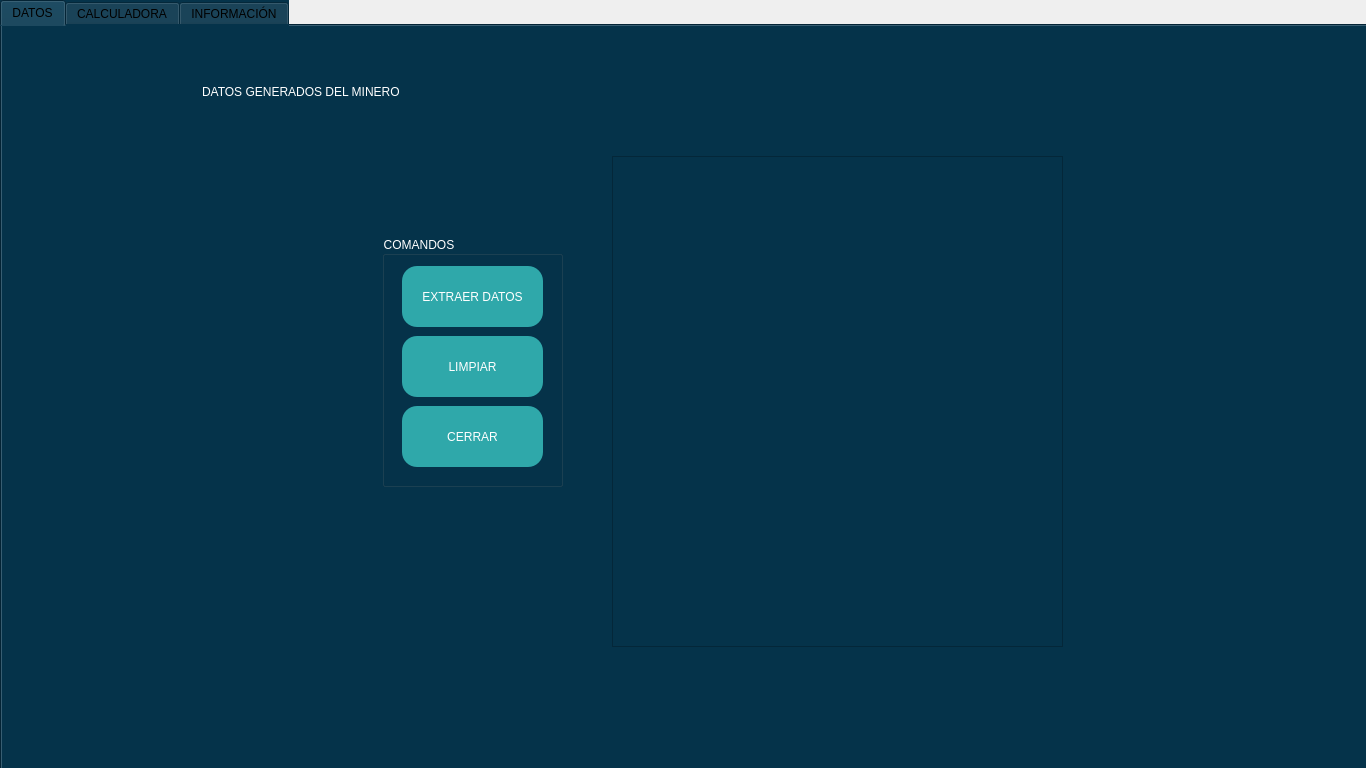
<?xml version="1.0" encoding="UTF-8"?>
<ui version="4.0">
 <class>Interfaz2</class>
 <widget class="QMainWindow" name="Interfaz2">
  <property name="geometry">
   <rect>
    <x>0</x>
    <y>0</y>
    <width>1366</width>
    <height>768</height>
   </rect>
  </property>
  <property name="minimumSize">
   <size>
    <width>1366</width>
    <height>768</height>
   </size>
  </property>
  <property name="maximumSize">
   <size>
    <width>1366</width>
    <height>768</height>
   </size>
  </property>
  <property name="windowTitle">
   <string>DURAPROFIT</string>
  </property>
  <property name="windowIcon">
   <iconset>
    <normaloff>../DURAPROFIT INVI.png</normaloff>../DURAPROFIT INVI.png</iconset>
  </property>
  <widget class="QWidget" name="centralwidget">
   <property name="minimumSize">
    <size>
     <width>1366</width>
     <height>768</height>
    </size>
   </property>
   <property name="maximumSize">
    <size>
     <width>1366</width>
     <height>768</height>
    </size>
   </property>
   <widget class="QTabWidget" name="DATOS">
    <property name="geometry">
     <rect>
      <x>0</x>
      <y>0</y>
      <width>1831</width>
      <height>881</height>
     </rect>
    </property>
    <property name="minimumSize">
     <size>
      <width>0</width>
      <height>881</height>
     </size>
    </property>
    <property name="styleSheet">
     <string notr="true">background-color:rgb(5, 51, 74);</string>
    </property>
    <property name="tabPosition">
     <enum>QTabWidget::North</enum>
    </property>
    <property name="currentIndex">
     <number>0</number>
    </property>
    <widget class="QWidget" name="Datos">
     <attribute name="title">
      <string>DATOS</string>
     </attribute>
     <widget class="QGroupBox" name="groupBox">
      <property name="geometry">
       <rect>
        <x>380</x>
        <y>210</y>
        <width>181</width>
        <height>251</height>
       </rect>
      </property>
      <property name="styleSheet">
       <string notr="true">color: white;
font: 9pt &quot;MS Shell Dlg 2&quot;;
background: none;
</string>
      </property>
      <property name="title">
       <string>COMANDOS</string>
      </property>
      <widget class="QPushButton" name="Extraer">
       <property name="geometry">
        <rect>
         <x>20</x>
         <y>30</y>
         <width>141</width>
         <height>61</height>
        </rect>
       </property>
       <property name="mouseTracking">
        <bool>false</bool>
       </property>
       <property name="styleSheet">
        <string notr="true">background:rgb(47, 168, 170); color:white;
font: 10pt &quot;MS Shell Dlg 2&quot;; border-radius: 15;</string>
       </property>
       <property name="text">
        <string>EXTRAER DATOS</string>
       </property>
      </widget>
      <widget class="QPushButton" name="Cerrar">
       <property name="geometry">
        <rect>
         <x>20</x>
         <y>170</y>
         <width>141</width>
         <height>61</height>
        </rect>
       </property>
       <property name="mouseTracking">
        <bool>false</bool>
       </property>
       <property name="styleSheet">
        <string notr="true">background:rgb(47, 168, 170); color:white;
font: 10pt &quot;MS Shell Dlg 2&quot;; border-radius: 15;</string>
       </property>
       <property name="text">
        <string>CERRAR</string>
       </property>
      </widget>
      <widget class="QPushButton" name="Limpiar">
       <property name="geometry">
        <rect>
         <x>20</x>
         <y>100</y>
         <width>141</width>
         <height>61</height>
        </rect>
       </property>
       <property name="mouseTracking">
        <bool>false</bool>
       </property>
       <property name="styleSheet">
        <string notr="true">background:rgb(47, 168, 170); color:white;
font: 10pt &quot;MS Shell Dlg 2&quot;; border-radius: 15;</string>
       </property>
       <property name="text">
        <string>LIMPIAR</string>
       </property>
      </widget>
     </widget>
     <widget class="QLabel" name="label">
      <property name="geometry">
       <rect>
        <x>200</x>
        <y>30</y>
        <width>931</width>
        <height>71</height>
       </rect>
      </property>
      <property name="styleSheet">
       <string notr="true">background: none; font: 36pt &quot;MS Shell Dlg 2&quot;;color: white;</string>
      </property>
      <property name="text">
       <string>DATOS GENERADOS DEL MINERO</string>
      </property>
     </widget>
     <widget class="QTextEdit" name="CuadroDatos">
      <property name="geometry">
       <rect>
        <x>610</x>
        <y>130</y>
        <width>451</width>
        <height>491</height>
       </rect>
      </property>
      <property name="styleSheet">
       <string notr="true">background-color: rgb(5, 51, 74);
font: 15pt &quot;MS Shell Dlg 2&quot;;
color: white;
border-color: rgb(5, 51, 74);
</string>
      </property>
     </widget>
    </widget>
    <widget class="QWidget" name="Costo">
     <property name="enabled">
      <bool>true</bool>
     </property>
     <attribute name="title">
      <string>CALCULADORA</string>
     </attribute>
     <widget class="QLabel" name="label_2">
      <property name="geometry">
       <rect>
        <x>170</x>
        <y>290</y>
        <width>231</width>
        <height>41</height>
       </rect>
      </property>
      <property name="styleSheet">
       <string notr="true">background: none; color: white;
font: 11pt &quot;MS Shell Dlg 2&quot;;</string>
      </property>
      <property name="text">
       <string>COSTO ENERGÍA EN $/kWh</string>
      </property>
     </widget>
     <widget class="QLineEdit" name="EditCostoEnergia">
      <property name="geometry">
       <rect>
        <x>410</x>
        <y>290</y>
        <width>281</width>
        <height>41</height>
       </rect>
      </property>
      <property name="styleSheet">
       <string notr="true">background-color: rgb(5, 51, 74);
font: 11pt &quot;MS Shell Dlg 2&quot;;
color: white;
border-color: rgb(5, 51, 74);

</string>
      </property>
     </widget>
     <widget class="QLabel" name="label_4">
      <property name="geometry">
       <rect>
        <x>170</x>
        <y>240</y>
        <width>231</width>
        <height>41</height>
       </rect>
      </property>
      <property name="styleSheet">
       <string notr="true">background: none; 
color: white;
font: 11pt &quot;MS Shell Dlg 2&quot;;</string>
      </property>
      <property name="text">
       <string>INVERSIÓN TOTAL EN USD</string>
      </property>
     </widget>
     <widget class="QLineEdit" name="EditInversion">
      <property name="geometry">
       <rect>
        <x>410</x>
        <y>240</y>
        <width>281</width>
        <height>41</height>
       </rect>
      </property>
      <property name="styleSheet">
       <string notr="true">background-color: rgb(5, 51, 74);
font: 11pt &quot;MS Shell Dlg 2&quot;;
color: white;
border-color: rgb(5, 51, 74);
</string>
      </property>
     </widget>
     <widget class="QPushButton" name="CalcularTiempo">
      <property name="geometry">
       <rect>
        <x>370</x>
        <y>360</y>
        <width>181</width>
        <height>61</height>
       </rect>
      </property>
      <property name="mouseTracking">
       <bool>false</bool>
      </property>
      <property name="styleSheet">
       <string notr="true">background:rgb(47, 168, 170); color:white;
font: 10pt &quot;MS Shell Dlg 2&quot;; border-radius: 15;</string>
      </property>
      <property name="text">
       <string>CALCULAR TIEMPO</string>
      </property>
     </widget>
     <widget class="QLabel" name="CuadroCostos">
      <property name="geometry">
       <rect>
        <x>710</x>
        <y>230</y>
        <width>551</width>
        <height>201</height>
       </rect>
      </property>
      <property name="styleSheet">
       <string notr="true">background: none;
font: 22pt &quot;MS Shell Dlg 2&quot;;
color: white;
</string>
      </property>
      <property name="text">
       <string/>
      </property>
     </widget>
     <widget class="QLabel" name="Titulo1">
      <property name="geometry">
       <rect>
        <x>770</x>
        <y>100</y>
        <width>621</width>
        <height>51</height>
       </rect>
      </property>
      <property name="styleSheet">
       <string notr="true">background: none;
font: 25pt &quot;MS Shell Dlg 2&quot;;
color: white;
</string>
      </property>
      <property name="text">
       <string>Tiempo necesario</string>
      </property>
     </widget>
     <widget class="QLabel" name="Titulo1_2">
      <property name="geometry">
       <rect>
        <x>770</x>
        <y>150</y>
        <width>621</width>
        <height>51</height>
       </rect>
      </property>
      <property name="styleSheet">
       <string notr="true">background: none;
font: 25pt &quot;MS Shell Dlg 2&quot;;
color: white;
</string>
      </property>
      <property name="text">
       <string>para recuperar inversión</string>
      </property>
     </widget>
     <widget class="QLabel" name="PrecioBTC">
      <property name="geometry">
       <rect>
        <x>120</x>
        <y>510</y>
        <width>201</width>
        <height>51</height>
       </rect>
      </property>
      <property name="styleSheet">
       <string notr="true">background: none;
font: 20pt &quot;MS Shell Dlg 2&quot;;
color: white;
</string>
      </property>
      <property name="text">
       <string>BITCOIN</string>
      </property>
     </widget>
     <widget class="QLabel" name="PrecioETH">
      <property name="geometry">
       <rect>
        <x>460</x>
        <y>510</y>
        <width>231</width>
        <height>51</height>
       </rect>
      </property>
      <property name="styleSheet">
       <string notr="true">background: none;
font: 20pt &quot;MS Shell Dlg 2&quot;;
color: white;
</string>
      </property>
      <property name="text">
       <string>ETHEREUM</string>
      </property>
     </widget>
     <widget class="QLabel" name="PrecioZEC">
      <property name="geometry">
       <rect>
        <x>790</x>
        <y>510</y>
        <width>171</width>
        <height>51</height>
       </rect>
      </property>
      <property name="styleSheet">
       <string notr="true">background: none;
font: 20pt &quot;MS Shell Dlg 2&quot;;
color: white;
</string>
      </property>
      <property name="text">
       <string>ZCASH</string>
      </property>
     </widget>
     <widget class="QLabel" name="PrecioXMR">
      <property name="geometry">
       <rect>
        <x>1090</x>
        <y>510</y>
        <width>221</width>
        <height>51</height>
       </rect>
      </property>
      <property name="styleSheet">
       <string notr="true">background: none;
font: 20pt &quot;MS Shell Dlg 2&quot;;
color: white;
</string>
      </property>
      <property name="text">
       <string>MONERO</string>
      </property>
     </widget>
     <widget class="QLabel" name="PrecioETC">
      <property name="geometry">
       <rect>
        <x>260</x>
        <y>610</y>
        <width>311</width>
        <height>51</height>
       </rect>
      </property>
      <property name="styleSheet">
       <string notr="true">background: none;
font: 20pt &quot;MS Shell Dlg 2&quot;;
color: white;
</string>
      </property>
      <property name="text">
       <string>ETHEREUM CLASSIC</string>
      </property>
     </widget>
     <widget class="QLabel" name="PrecioDASH">
      <property name="geometry">
       <rect>
        <x>610</x>
        <y>610</y>
        <width>151</width>
        <height>51</height>
       </rect>
      </property>
      <property name="styleSheet">
       <string notr="true">background: none;
font: 20pt &quot;MS Shell Dlg 2&quot;;
color: white;
</string>
      </property>
      <property name="text">
       <string>DASH</string>
      </property>
     </widget>
     <widget class="QLabel" name="PrecioLTC">
      <property name="geometry">
       <rect>
        <x>920</x>
        <y>610</y>
        <width>211</width>
        <height>51</height>
       </rect>
      </property>
      <property name="styleSheet">
       <string notr="true">background: none;
font: 20pt &quot;MS Shell Dlg 2&quot;;
color: white;
</string>
      </property>
      <property name="text">
       <string>LITECOIN</string>
      </property>
     </widget>
     <widget class="QLabel" name="PrecioBTCimg">
      <property name="geometry">
       <rect>
        <x>70</x>
        <y>520</y>
        <width>41</width>
        <height>41</height>
       </rect>
      </property>
      <property name="styleSheet">
       <string notr="true">background: none;
font: 20pt &quot;MS Shell Dlg 2&quot;;
color: white;
</string>
      </property>
      <property name="text">
       <string/>
      </property>
      <property name="scaledContents">
       <bool>true</bool>
      </property>
     </widget>
     <widget class="QLabel" name="PrecioETHimg">
      <property name="geometry">
       <rect>
        <x>400</x>
        <y>520</y>
        <width>41</width>
        <height>41</height>
       </rect>
      </property>
      <property name="styleSheet">
       <string notr="true">background: none;
font: 20pt &quot;MS Shell Dlg 2&quot;;
color: white;
</string>
      </property>
      <property name="text">
       <string/>
      </property>
      <property name="scaledContents">
       <bool>true</bool>
      </property>
     </widget>
     <widget class="QLabel" name="PrecioZECimg">
      <property name="geometry">
       <rect>
        <x>740</x>
        <y>510</y>
        <width>41</width>
        <height>41</height>
       </rect>
      </property>
      <property name="styleSheet">
       <string notr="true">background: none;
font: 20pt &quot;MS Shell Dlg 2&quot;;
color: white;
</string>
      </property>
      <property name="text">
       <string/>
      </property>
      <property name="scaledContents">
       <bool>true</bool>
      </property>
     </widget>
     <widget class="QLabel" name="PrecioXMRimg">
      <property name="geometry">
       <rect>
        <x>1040</x>
        <y>520</y>
        <width>41</width>
        <height>41</height>
       </rect>
      </property>
      <property name="styleSheet">
       <string notr="true">background: none;
font: 20pt &quot;MS Shell Dlg 2&quot;;
color: white;
</string>
      </property>
      <property name="text">
       <string/>
      </property>
      <property name="scaledContents">
       <bool>true</bool>
      </property>
     </widget>
     <widget class="QLabel" name="PrecioETCimg">
      <property name="geometry">
       <rect>
        <x>200</x>
        <y>620</y>
        <width>41</width>
        <height>41</height>
       </rect>
      </property>
      <property name="styleSheet">
       <string notr="true">background: none;
font: 20pt &quot;MS Shell Dlg 2&quot;;
color: white;
</string>
      </property>
      <property name="text">
       <string/>
      </property>
      <property name="scaledContents">
       <bool>true</bool>
      </property>
     </widget>
     <widget class="QLabel" name="PrecioDASHimg">
      <property name="geometry">
       <rect>
        <x>560</x>
        <y>620</y>
        <width>41</width>
        <height>41</height>
       </rect>
      </property>
      <property name="styleSheet">
       <string notr="true">background: none;
font: 20pt &quot;MS Shell Dlg 2&quot;;
color: white;
</string>
      </property>
      <property name="text">
       <string/>
      </property>
      <property name="scaledContents">
       <bool>true</bool>
      </property>
     </widget>
     <widget class="QLabel" name="PrecioLTCimg">
      <property name="geometry">
       <rect>
        <x>870</x>
        <y>620</y>
        <width>41</width>
        <height>41</height>
       </rect>
      </property>
      <property name="styleSheet">
       <string notr="true">background: none;
font: 20pt &quot;MS Shell Dlg 2&quot;;
color: white;
</string>
      </property>
      <property name="text">
       <string/>
      </property>
      <property name="scaledContents">
       <bool>true</bool>
      </property>
     </widget>
     <widget class="QLabel" name="Warning1">
      <property name="geometry">
       <rect>
        <x>20</x>
        <y>20</y>
        <width>1341</width>
        <height>51</height>
       </rect>
      </property>
      <property name="styleSheet">
       <string notr="true">background: none;
font: 19.5pt &quot;MS Shell Dlg 2&quot;;
color: RED;
</string>
      </property>
      <property name="text">
       <string>PROCURA EXTRAER LOS DATOS DE TU COMPUTADORA PRIMERO EN LA PESTAÑA &quot;DATOS&quot;</string>
      </property>
     </widget>
     <widget class="QLabel" name="TituloMain">
      <property name="geometry">
       <rect>
        <x>550</x>
        <y>20</y>
        <width>321</width>
        <height>51</height>
       </rect>
      </property>
      <property name="styleSheet">
       <string notr="true">background: none;
font: 25pt &quot;MS Shell Dlg 2&quot;;
color: white;
</string>
      </property>
      <property name="text">
       <string>CALCULADORA</string>
      </property>
     </widget>
     <widget class="QLabel" name="label_5">
      <property name="geometry">
       <rect>
        <x>470</x>
        <y>700</y>
        <width>761</width>
        <height>31</height>
       </rect>
      </property>
      <property name="styleSheet">
       <string notr="true">background: none;
font: 10
pt &quot;MS Shell Dlg 2&quot;;
color: white;
</string>
      </property>
      <property name="text">
       <string>INFORMACIÓN EXTRAIDA DE: https://whattomine.com/coins.json</string>
      </property>
     </widget>
    </widget>
    <widget class="QWidget" name="Info">
     <attribute name="title">
      <string>INFORMACIÓN</string>
     </attribute>
     <widget class="QWidget" name="horizontalLayoutWidget">
      <property name="geometry">
       <rect>
        <x>60</x>
        <y>80</y>
        <width>1301</width>
        <height>601</height>
       </rect>
      </property>
      <layout class="QHBoxLayout" name="MainInfo">
       <item>
        <layout class="QVBoxLayout" name="Modelos">
         <item>
          <widget class="QLabel" name="Modelo">
           <property name="styleSheet">
            <string notr="true">background: none;
font: 25pt &quot;MS Shell Dlg 2&quot;;
color: white;
</string>
           </property>
           <property name="text">
            <string/>
           </property>
          </widget>
         </item>
         <item>
          <widget class="QLabel" name="GPURank1">
           <property name="styleSheet">
            <string notr="true">background: none;
font: 14pt &quot;MS Shell Dlg 2&quot;;
color: white;
</string>
           </property>
           <property name="text">
            <string/>
           </property>
          </widget>
         </item>
         <item>
          <widget class="QLabel" name="GPURank2">
           <property name="styleSheet">
            <string notr="true">background: none;
font: 14pt &quot;MS Shell Dlg 2&quot;;
color: white;
</string>
           </property>
           <property name="text">
            <string/>
           </property>
          </widget>
         </item>
         <item>
          <widget class="QLabel" name="GPURank3">
           <property name="styleSheet">
            <string notr="true">background: none;
font: 75 14pt &quot;MS Shell Dlg 2&quot;;
color: white;</string>
           </property>
           <property name="text">
            <string/>
           </property>
          </widget>
         </item>
         <item>
          <widget class="QLabel" name="GPURank4">
           <property name="styleSheet">
            <string notr="true">background: none;
font: 75 14pt &quot;MS Shell Dlg 2&quot;;
color: white;
</string>
           </property>
           <property name="text">
            <string/>
           </property>
          </widget>
         </item>
         <item>
          <widget class="QLabel" name="GPURank5">
           <property name="styleSheet">
            <string notr="true">background: none;
font: 14pt &quot;MS Shell Dlg 2&quot;;
color: white;
</string>
           </property>
           <property name="text">
            <string/>
           </property>
          </widget>
         </item>
         <item>
          <widget class="QLabel" name="GPURank6">
           <property name="styleSheet">
            <string notr="true">background: none;
font: 14pt &quot;MS Shell Dlg 2&quot;;
color: white;
</string>
           </property>
           <property name="text">
            <string/>
           </property>
          </widget>
         </item>
         <item>
          <widget class="QLabel" name="GPURank7">
           <property name="styleSheet">
            <string notr="true">background: none;
font: 75 14pt &quot;MS Shell Dlg 2&quot;;
color: white;
</string>
           </property>
           <property name="text">
            <string/>
           </property>
          </widget>
         </item>
         <item>
          <widget class="QLabel" name="GPURank8">
           <property name="styleSheet">
            <string notr="true">background: none;
font: 14pt &quot;MS Shell Dlg 2&quot;;
color: white;
</string>
           </property>
           <property name="text">
            <string/>
           </property>
          </widget>
         </item>
         <item>
          <widget class="QLabel" name="GPURank9">
           <property name="styleSheet">
            <string notr="true">background: none;
font: 75 14pt &quot;MS Shell Dlg 2&quot;;
color: white;
</string>
           </property>
           <property name="text">
            <string/>
           </property>
          </widget>
         </item>
         <item>
          <widget class="QLabel" name="GPURank10">
           <property name="styleSheet">
            <string notr="true">background: none;
font: 75 14pt &quot;MS Shell Dlg 2&quot;;
color: white;
</string>
           </property>
           <property name="text">
            <string/>
           </property>
          </widget>
         </item>
        </layout>
       </item>
       <item>
        <layout class="QVBoxLayout" name="FechasdeSalida">
         <item>
          <widget class="QLabel" name="FechaSalida">
           <property name="styleSheet">
            <string notr="true">background: none;
font: 14pt &quot;MS Shell Dlg 2&quot;;
color: white;
</string>
           </property>
           <property name="text">
            <string/>
           </property>
          </widget>
         </item>
         <item>
          <widget class="QLabel" name="FechaRank1">
           <property name="styleSheet">
            <string notr="true">background: none;
font: 14pt &quot;MS Shell Dlg 2&quot;;
color: white;
</string>
           </property>
           <property name="text">
            <string/>
           </property>
          </widget>
         </item>
         <item>
          <widget class="QLabel" name="FechaRank2">
           <property name="styleSheet">
            <string notr="true">background: none;
font: 14pt &quot;MS Shell Dlg 2&quot;;
color: white;
</string>
           </property>
           <property name="text">
            <string/>
           </property>
          </widget>
         </item>
         <item>
          <widget class="QLabel" name="FechaRank3">
           <property name="styleSheet">
            <string notr="true">background: none;
font: 14pt &quot;MS Shell Dlg 2&quot;;
color: white;
</string>
           </property>
           <property name="text">
            <string/>
           </property>
          </widget>
         </item>
         <item>
          <widget class="QLabel" name="FechaRank4">
           <property name="styleSheet">
            <string notr="true">background: none;
font: 14pt &quot;MS Shell Dlg 2&quot;;
color: white;
</string>
           </property>
           <property name="text">
            <string/>
           </property>
          </widget>
         </item>
         <item>
          <widget class="QLabel" name="FechaRank5">
           <property name="styleSheet">
            <string notr="true">background: none;
font: 14pt &quot;MS Shell Dlg 2&quot;;
color: white;
</string>
           </property>
           <property name="text">
            <string/>
           </property>
          </widget>
         </item>
         <item>
          <widget class="QLabel" name="FechaRank6">
           <property name="styleSheet">
            <string notr="true">background: none;
font: 14pt &quot;MS Shell Dlg 2&quot;;
color: white;
</string>
           </property>
           <property name="text">
            <string/>
           </property>
          </widget>
         </item>
         <item>
          <widget class="QLabel" name="FechaRank7">
           <property name="styleSheet">
            <string notr="true">background: none;
font: 14pt &quot;MS Shell Dlg 2&quot;;
color: white;
</string>
           </property>
           <property name="text">
            <string/>
           </property>
          </widget>
         </item>
         <item>
          <widget class="QLabel" name="FechaRank8">
           <property name="styleSheet">
            <string notr="true">background: none;
font: 14pt &quot;MS Shell Dlg 2&quot;;
color: white;
</string>
           </property>
           <property name="text">
            <string/>
           </property>
          </widget>
         </item>
         <item>
          <widget class="QLabel" name="FechaRank9">
           <property name="styleSheet">
            <string notr="true">background: none;
font: 14pt &quot;MS Shell Dlg 2&quot;;
color: white;
</string>
           </property>
           <property name="text">
            <string/>
           </property>
          </widget>
         </item>
         <item>
          <widget class="QLabel" name="FechaRank10">
           <property name="styleSheet">
            <string notr="true">background: none;
font: 14pt &quot;MS Shell Dlg 2&quot;;
color: white;
</string>
           </property>
           <property name="text">
            <string/>
           </property>
          </widget>
         </item>
        </layout>
       </item>
       <item>
        <layout class="QVBoxLayout" name="Hashrates">
         <item>
          <widget class="QLabel" name="Hashrate">
           <property name="styleSheet">
            <string notr="true">background: none;
font: 14pt &quot;MS Shell Dlg 2&quot;;
color: white;
</string>
           </property>
           <property name="text">
            <string/>
           </property>
          </widget>
         </item>
         <item>
          <widget class="QLabel" name="HRank1">
           <property name="styleSheet">
            <string notr="true">background: none;
font: 14pt &quot;MS Shell Dlg 2&quot;;
color: white;
</string>
           </property>
           <property name="text">
            <string/>
           </property>
          </widget>
         </item>
         <item>
          <widget class="QLabel" name="HRank2">
           <property name="styleSheet">
            <string notr="true">background: none;
font: 14pt &quot;MS Shell Dlg 2&quot;;
color: white;
</string>
           </property>
           <property name="text">
            <string/>
           </property>
          </widget>
         </item>
         <item>
          <widget class="QLabel" name="HRank3">
           <property name="styleSheet">
            <string notr="true">background: none;
font: 14pt &quot;MS Shell Dlg 2&quot;;
color: white;
</string>
           </property>
           <property name="text">
            <string/>
           </property>
          </widget>
         </item>
         <item>
          <widget class="QLabel" name="HRank4">
           <property name="styleSheet">
            <string notr="true">background: none;
font: 14pt &quot;MS Shell Dlg 2&quot;;
color: white;
</string>
           </property>
           <property name="text">
            <string/>
           </property>
          </widget>
         </item>
         <item>
          <widget class="QLabel" name="HRank5">
           <property name="styleSheet">
            <string notr="true">background: none;
font: 14pt &quot;MS Shell Dlg 2&quot;;
color: white;
</string>
           </property>
           <property name="text">
            <string/>
           </property>
          </widget>
         </item>
         <item>
          <widget class="QLabel" name="HRank6">
           <property name="styleSheet">
            <string notr="true">background: none;
font: 14pt &quot;MS Shell Dlg 2&quot;;
color: white;
</string>
           </property>
           <property name="text">
            <string/>
           </property>
          </widget>
         </item>
         <item>
          <widget class="QLabel" name="HRank7">
           <property name="styleSheet">
            <string notr="true">background: none;
font: 14pt &quot;MS Shell Dlg 2&quot;;
color: white;
</string>
           </property>
           <property name="text">
            <string/>
           </property>
          </widget>
         </item>
         <item>
          <widget class="QLabel" name="HRank8">
           <property name="styleSheet">
            <string notr="true">background: none;
font: 14pt &quot;MS Shell Dlg 2&quot;;
color: white;
</string>
           </property>
           <property name="text">
            <string/>
           </property>
          </widget>
         </item>
         <item>
          <widget class="QLabel" name="HRank9">
           <property name="styleSheet">
            <string notr="true">background: none;
font: 14pt &quot;MS Shell Dlg 2&quot;;
color: white;
</string>
           </property>
           <property name="text">
            <string/>
           </property>
          </widget>
         </item>
         <item>
          <widget class="QLabel" name="HRank10">
           <property name="styleSheet">
            <string notr="true">background: none;
font: 14pt &quot;MS Shell Dlg 2&quot;;
color: white;
</string>
           </property>
           <property name="text">
            <string/>
           </property>
          </widget>
         </item>
        </layout>
       </item>
       <item>
        <layout class="QVBoxLayout" name="verticalLayout">
         <item>
          <widget class="QLabel" name="CE">
           <property name="styleSheet">
            <string notr="true">background: none;
font: 14pt &quot;MS Shell Dlg 2&quot;;
color: white;
</string>
           </property>
           <property name="text">
            <string/>
           </property>
          </widget>
         </item>
         <item>
          <widget class="QLabel" name="CERank1">
           <property name="styleSheet">
            <string notr="true">background: none;
font: 14pt &quot;MS Shell Dlg 2&quot;;
color: white;
</string>
           </property>
           <property name="text">
            <string/>
           </property>
          </widget>
         </item>
         <item>
          <widget class="QLabel" name="CERank2">
           <property name="styleSheet">
            <string notr="true">background: none;
font: 14pt &quot;MS Shell Dlg 2&quot;;
color: white;
</string>
           </property>
           <property name="text">
            <string/>
           </property>
          </widget>
         </item>
         <item>
          <widget class="QLabel" name="CERank3">
           <property name="styleSheet">
            <string notr="true">background: none;
font: 14pt &quot;MS Shell Dlg 2&quot;;
color: white;
</string>
           </property>
           <property name="text">
            <string/>
           </property>
          </widget>
         </item>
         <item>
          <widget class="QLabel" name="CERank4">
           <property name="styleSheet">
            <string notr="true">background: none;
font: 14pt &quot;MS Shell Dlg 2&quot;;
color: white;
</string>
           </property>
           <property name="text">
            <string/>
           </property>
          </widget>
         </item>
         <item>
          <widget class="QLabel" name="CERank5">
           <property name="styleSheet">
            <string notr="true">background: none;
font: 14pt &quot;MS Shell Dlg 2&quot;;
color: white;
</string>
           </property>
           <property name="text">
            <string/>
           </property>
          </widget>
         </item>
         <item>
          <widget class="QLabel" name="CERank6">
           <property name="styleSheet">
            <string notr="true">background: none;
font: 14pt &quot;MS Shell Dlg 2&quot;;
color: white;
</string>
           </property>
           <property name="text">
            <string/>
           </property>
          </widget>
         </item>
         <item>
          <widget class="QLabel" name="CERank7">
           <property name="styleSheet">
            <string notr="true">background: none;
font: 14pt &quot;MS Shell Dlg 2&quot;;
color: white;
</string>
           </property>
           <property name="text">
            <string/>
           </property>
          </widget>
         </item>
         <item>
          <widget class="QLabel" name="CERank8">
           <property name="styleSheet">
            <string notr="true">background: none;
font: 14pt &quot;MS Shell Dlg 2&quot;;
color: white;
</string>
           </property>
           <property name="text">
            <string/>
           </property>
          </widget>
         </item>
         <item>
          <widget class="QLabel" name="CERank9">
           <property name="styleSheet">
            <string notr="true">background: none;
font: 14pt &quot;MS Shell Dlg 2&quot;;
color: white;
</string>
           </property>
           <property name="text">
            <string/>
           </property>
          </widget>
         </item>
         <item>
          <widget class="QLabel" name="CERank10">
           <property name="styleSheet">
            <string notr="true">background: none;
font: 14pt &quot;MS Shell Dlg 2&quot;;
color: white;
</string>
           </property>
           <property name="text">
            <string/>
           </property>
          </widget>
         </item>
        </layout>
       </item>
      </layout>
     </widget>
     <widget class="QLabel" name="label_3">
      <property name="geometry">
       <rect>
        <x>170</x>
        <y>20</y>
        <width>1151</width>
        <height>51</height>
       </rect>
      </property>
      <property name="styleSheet">
       <string notr="true">background: none;
font: 25pt &quot;MS Shell Dlg 2&quot;;
color: white;</string>
      </property>
      <property name="text">
       <string>Ranking de mejores GPU para minado de criptomonedas</string>
      </property>
     </widget>
     <widget class="QPushButton" name="MostrarRaking">
      <property name="geometry">
       <rect>
        <x>400</x>
        <y>250</y>
        <width>601</width>
        <height>151</height>
       </rect>
      </property>
      <property name="mouseTracking">
       <bool>false</bool>
      </property>
      <property name="styleSheet">
       <string notr="true">background:rgb(47, 168, 170);
color:white;
font: 25pt &quot;MS Shell Dlg 2&quot;;
border-radius: 15;</string>
      </property>
      <property name="text">
       <string>MOSTRAR RANKING</string>
      </property>
     </widget>
     <widget class="QLabel" name="label_6">
      <property name="geometry">
       <rect>
        <x>530</x>
        <y>710</y>
        <width>761</width>
        <height>31</height>
       </rect>
      </property>
      <property name="styleSheet">
       <string notr="true">background: none;
font: 10
pt &quot;MS Shell Dlg 2&quot;;
color: white;
</string>
      </property>
      <property name="text">
       <string>INFORMACIÓN EXTRAIDA DE: https://whattomine.com/gpus</string>
      </property>
     </widget>
    </widget>
   </widget>
  </widget>
 </widget>
 <resources/>
 <connections/>
</ui>
